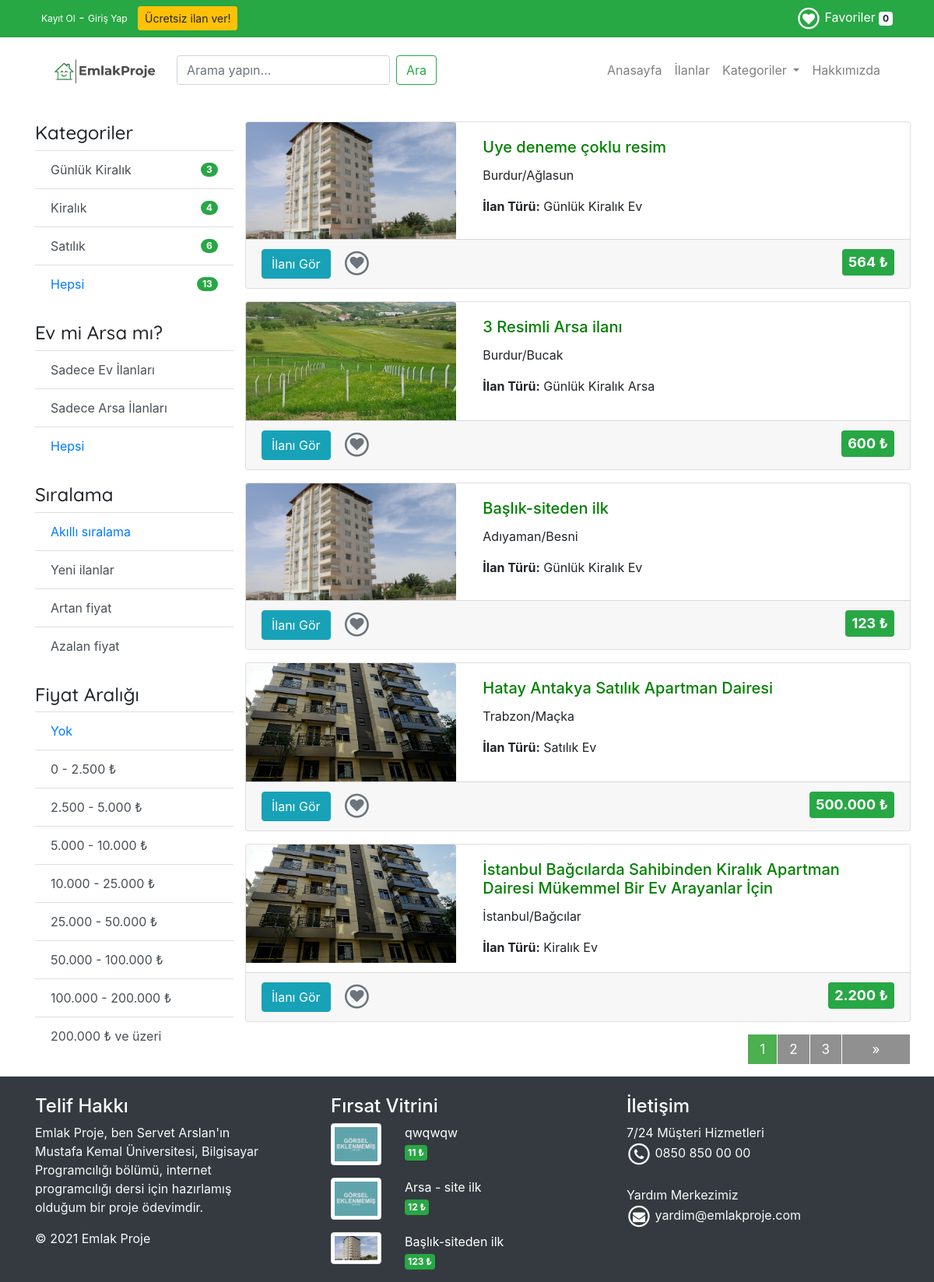
/urunler.php, run on the app's committed database.
### tables this page shows
CREATE TABLE `logo` (
  `logo_id` int(11) NOT NULL,
  `logo_aciklama` varchar(50) NOT NULL,
  `logo_baglanti` varchar(500) NOT NULL,
  `logo_k_durum` int(11) NOT NULL
);

CREATE TABLE `kategoriler` (
  `id` int(11) NOT NULL,
  `kategoriadi` varchar(128) NOT NULL,
  `aciklama` text NOT NULL
);

CREATE TABLE `urunler` (
  `id` int(11) NOT NULL,
  `urunadi` varchar(128) NOT NULL,
  `il_id` int(11) NOT NULL,
  `ilce_id` int(11) NOT NULL,
  `evarsa_id` int(11) NOT NULL,
  `aciklama` text NOT NULL,
  `fiyat` double NOT NULL,
  `giris_tarihi` datetime NOT NULL,
  `dzltm_tarihi` timestamp NOT NULL DEFAULT current_timestamp() ON UPDATE current_timestamp(),
  `resim` varchar(128) DEFAULT NULL,
  `resim_iki` varchar(128) NOT NULL,
  `resim_uc` varchar(128) NOT NULL,
  `resim_dort` varchar(128) NOT NULL,
  `kategori_id` int(11) DEFAULT NULL,
  `onay` varchar(1) NOT NULL DEFAULT '0'
);

CREATE TABLE `il` (
  `id` int(11) NOT NULL,
  `sehir` varchar(50) DEFAULT NULL
);

CREATE TABLE `ilce` (
  `id` int(11) NOT NULL,
  `ilce` varchar(55) DEFAULT NULL,
  `il_id` int(11) NOT NULL
);

CREATE TABLE `evarsa` (
  `id` int(11) NOT NULL,
  `ilanTuru` varchar(50) NOT NULL
);

### urunler.php (the view, shortened to what this page needs)
<?php include "header.php"; ?>
 <div class="container mt-4">
 <div class="row">
 <div class="col-md-3">
 <div>
 <h4 class="baslik">Kategoriler</h4>
 <ul class="list-group list-group-flush">
 <?php
 $sayfa = isset($_GET['sayfa']) ? $_GET['sayfa'] : 1;
 $sayfa_kayit_sayisi = 5;
 $ilk_kayit_no = ($sayfa_kayit_sayisi * $sayfa) - $sayfa_kayit_sayisi;
 $aranan=isset($_GET["aranan"]) ? $_GET["aranan"]:"";
 $kategori=isset($_GET["id"]) ? $_GET["id"]:"";
 $siralama=isset($_GET["siralama"]) ? $_GET["siralama"]:"akilli";
 $fiyat=isset($_GET["fiyat"]) ? $_GET["fiyat"]:"0";
 $evarsa_id=isset($_GET["evarsa_id"]) ? $_GET["evarsa_id"]:"3";
 $parametre="&aranan=$aranan&siralama=$siralama&fiyat=$fiyat&evarsa_id=$evarsa_id&sayfa=1";
 include 'config/vtabani.php';
 $sorgu='SELECT kategoriler.*, COUNT(urunler.id) AS adet FROM kategoriler LEFT JOIN urunler ON kategoriler.id=urunler.kategori_id WHERE urunler.onay="1" GROUP BY kategoriler.id ORDER BY kategoriler.kategoriadi';
 $stmt = $con->prepare($sorgu);
 $stmt->execute();
 $veri = $stmt->fetchAll(PDO::FETCH_ASSOC);
 $toplam=0;
 foreach ($veri as $kayit) { ?>
 <a href="urunler.php?id=<?php echo $kayit["id"];echo $parametre ?>" class="list-group-item d-flex justify-content-between align-items-center list-group-item-action<?php echo $kategori==$kayit["id"] ? "active":""; ?>" > <?php echo $kayit["kategoriadi"]; ?>
 <span class="badge badge-success badge-pill"><?php echo $kayit["adet"] ?></span>
 </a>
 <?php $toplam+=$kayit["adet"]; } ?>
 <a href="urunler.php?id=<?php echo $parametre ?>" class="list-group-item d-flex justify-content-between align-items-center list-group-item-action<?php echo $kategori=="" ? "active":""; ?>">Hepsi
 <span class="badge badge-success badge-pill"><?php echo $toplam ?></span>
 </a>
 </ul>
</div>
 <div class="pt-4">
 <h4 class="baslik">Ev mi Arsa mı?</h4>
 <div class="list-group list-group-flush">
 <?php $parametre="&aranan=$aranan&id=$kategori&siralama=$siralama&fiyat=$fiyat&sayfa=1"; ?>
 <a href="urunler.php?evarsa_id=1<?php echo $parametre ?>" class="list-group-item
list-group-item-action<?php echo $evarsa_id=="1" ? "active":""; ?>">Sadece Ev İlanları</a>
 <a href="urunler.php?evarsa_id=2<?php echo $parametre ?>" class="list-group-item
list-group-item-action<?php echo $evarsa_id=="2" ? "active":""; ?>">Sadece Arsa İlanları</a>
<a href="urunler.php?evarsa_id=3<?php echo $parametre ?>" class="list-group-item
list-group-item-action<?php echo $evarsa_id=="3" ? "active":""; ?>">Hepsi</a>
 </div>
 </div>
 <div class="pt-4">
 <h4 class="baslik">Sıralama</h4>
 <div class="list-group list-group-flush">
 <?php $parametre="&aranan=$aranan&id=$kategori&fiyat=$fiyat&evarsa_id=$evarsa_id&sayfa=1"; ?>
 <a href="urunler.php?siralama=akilli<?php echo $parametre ?>" class="list-group-item list-group-item-action<?php echo $siralama=="akilli" ? "active":"";
?>">Akıllı sıralama</a>
 <a href="urunler.php?siralama=yeni<?php echo $parametre ?>" class="list-group-item list-group-item-action<?php echo $siralama=="yeni" ? "active":""; ?>">Yeni
ilanlar</a>
<a href="urunler.php?siralama=artan<?php echo $parametre ?>" class="list-group-item list-group-item-action<?php echo $siralama=="artan" ? "active":"";
?>">Artan fiyat</a>
 <a href="urunler.php?siralama=azalan<?php echo $parametre ?>" class="list-group-item list-group-item-action<?php echo $siralama=="azalan" ? "active":"";
?>">Azalan fiyat</a>
 </div>
</div>
 <div class="pt-4">
 <h4 class="baslik">Fiyat Aralığı</h4>
 <div class="list-group list-group-flush">
 <?php $parametre="&aranan=$aranan&id=$kategori&siralama=$siralama&evarsa_id=$evarsa_id&sayfa=1"; ?>
 <a href="urunler.php?fiyat=0<?php echo $parametre ?>" class="list-group-item
list-group-item-action<?php echo $fiyat=="0" ? "active":""; ?>">Yok</a>
 <a href="urunler.php?fiyat=1<?php echo $parametre ?>" class="list-group-item
list-group-item-action<?php echo $fiyat=="1" ? "active":""; ?>">0 - 2.500 &#8378;</a>
 <a href="urunler.php?fiyat=2<?php echo $parametre ?>" class="list-group-item
list-group-item-action<?php echo $fiyat=="2" ? "active":""; ?>">2.500 - 5.000
&#8378;</a>
 <a href="urunler.php?fiyat=3<?php echo $parametre ?>" class="list-group-item
list-group-item-action<?php echo $fiyat=="3" ? "active":""; ?>">5.000 - 10.000
&#8378;</a>
 <a href="urunler.php?fiyat=4<?php echo $parametre ?>" class="list-group-item
list-group-item-action<?php echo $fiyat=="4" ? "active":""; ?>">10.000 - 25.000
&#8378;</a>
 <a href="urunler.php?fiyat=5<?php echo $parametre ?>" class="list-group-item
list-group-item-action<?php echo $fiyat=="5" ? "active":""; ?>">25.000 - 50.000
&#8378;</a>
 <a href="urunler.php?fiyat=6<?php echo $parametre ?>" class="list-group-item
list-group-item-action<?php echo $fiyat=="6" ? "active":""; ?>">50.000 - 100.000
&#8378;</a>
<a href="urunler.php?fiyat=7<?php echo $parametre ?>" class="list-group-item
list-group-item-action<?php echo $fiyat=="7" ? "active":""; ?>">100.000 - 200.000
&#8378;</a>
<a href="urunler.php?fiyat=8<?php echo $parametre ?>" class="list-group-item
list-group-item-action<?php echo $fiyat=="8" ? "active":""; ?>">200.000
&#8378; ve üzeri</a>
 </div>
 </div>
 </div>
 <div class="col-md-9">
 <div class="row">
 <?php
 switch($siralama){
 default: $orderby="dzltm_tarihi desc";
 }
 switch($evarsa_id){
 case '3': $where_evarsa_id="evarsa_id='1' or evarsa_id='2'";break;
 }
 if($aranan!="") $where3="urunadi like '%$aranan%'"; else $where3="urunadi like '%'";
 if(isset($where1) && isset($where2) && isset($where_evarsa_id)) {$where="(".$where1.") and (".$where2.") and (".$where3.") and (".$where_evarsa_id.")";}
 elseif(isset($where2) && isset($where_evarsa_id)) {$where="(".$where_evarsa_id.") and (".$where2.") and (".$where3.")";}
 elseif(isset($where1) && isset($where_evarsa_id)) {$where="(".$where1.") and (".$where3.") and (".$where_evarsa_id.")";}
 elseif(isset($where1)) {$where="(".$where1.") and (".$where3.")";}
 elseif(isset($where2)) {$where="(".$where2.") and (".$where3.")";}
 elseif(isset($where_evarsa_id)) {$where="(".$where_evarsa_id.") and (".$where3.")";}
 else {$where=$where3;}
 include 'config/vtabani.php';
 $sorgu="SELECT urunler.*, il.sehir, ilce.ilce, evarsa.ilanTuru, kategoriler.kategoriadi
 FROM urunler
 LEFT JOIN il ON urunler.il_id=il.id
 LEFT JOIN ilce ON urunler.ilce_id=ilce.id
 LEFT JOIN evarsa ON urunler.evarsa_id=evarsa.id
 LEFT JOIN kategoriler ON urunler.kategori_id=kategoriler.id
 WHERE urunler.onay='1' AND $where ORDER BY $orderby LIMIT :ilk_kayit_no, :sayfa_kayit_sayisi";
 $stmt = $con->prepare($sorgu);
 $stmt->bindParam(":ilk_kayit_no", $ilk_kayit_no, PDO::PARAM_INT);
 $stmt->bindParam(":sayfa_kayit_sayisi", $sayfa_kayit_sayisi, PDO::PARAM_INT);
 $stmt->execute();
 $veri = $stmt->fetchAll(PDO::FETCH_ASSOC);
 $sayi = $stmt->rowCount();
 if($sayi>0){
 foreach ($veri as $kayit) { ?>
<div class="card mb-3" style="max-width: 940px;">
  <div class="row no-gutters">
    <div class="col-md-4">
		<a href="urundetay.php?id=<?php echo $kayit['id']?>">
			<?php echo $kayit['resim'] ? "<img src='content/images/".$kayit['resim']."' alt='".$kayit['urunadi']."' style='max-height:100%;max-width:95%;' class='card-img-top' />":"<img src='content/images/gorsel-yok.jpg' style='max-height:100%;max-width:95%;' class='card-img-top' />"; ?>
		</a>
    </div>
    <div class="col-md-8">
      <div class="card-body">
        <a href="urundetay.php?id=<?php echo $kayit['id']?>" style="color:green;"><h5 class="card-title"><?php echo $kayit['urunadi']?></h5></a>
        <p class="card-text"><?php echo $kayit['sehir']."/".$kayit['ilce']?></p>
		<p class="card-text"><?php echo "<b>İlan Türü:</b> ".$kayit['kategoriadi']." ".$kayit['ilanTuru']?></p>
      </div>
    </div>
  </div>
  <div class="card-footer text-muted" style="max-width: 940px;">
		<a style="text-decoration:none; color:#212529;" class='btn btn-info text-white pull-left mr-3' href="urundetay.php?id=<?php echo $kayit['id']?>">
		İlanı Gör
		</a>
		<a title="Favorile" href="#" style="text-decoration:none;font-size:18px;" class="text-secondary favori-ekle pull-left" id="<?php echo $kayit['id']?>">
		<span class="fa-stack fa-1x">
		<i class="fa fa-circle-thin fa-stack-2x"></i>
		<i class="fa fa-heart fa-stack-1x"></i>
		</span></a>
		<span style="font-size:18px;" class="badge badge-success p-2 pull-right"><?php echo number_format($kayit['fiyat'], 0, ',', '.')?> &#8378;</span>
	</div>
</div>
 <?php } ?>
</div>
<div class="row">
 <?php
 include_once "sayfalama.php";
 }
 ?>
 </div>
 </div>
 </div>
 </div>
<?php include "footer.php"; ?>

### header.php (shortened to what this page needs)
<?php
 include 'config/vtabani.php';
 try {
 $sorgu = "SELECT logo_baglanti FROM logo WHERE logo_k_durum=1";
 $stmt = $con->prepare( $sorgu );
 $stmt->execute();
 $kayit = $stmt->fetch(PDO::FETCH_ASSOC);
 $logo_baglanti = $kayit['logo_baglanti'];
 }
 catch(PDOException $exception){
 die('HATA: ' . $exception->getMessage());
 }
?>
<!doctype html>
<html lang="tr">
 <head>
 <link rel="stylesheet" href="https://stackpath.bootstrapcdn.com/bootstrap/4.1.3/css/bootstrap.min.css">
 <link rel="stylesheet" href="content/css/font-awesome-4.7.0/css/font-awesome.min.css">
 <link rel="stylesheet" type="text/css" href="content/css/style.css">
 </head>
 <body>
 <div class="container-fluid bg-success">
 <div class="container">
 <div class="row p-2">
 <div class="col-md-8">
 <div class="text-white">
 <?php if(!isset($_SESSION["kullanici_loginkey"]) || empty($_SESSION["kullanici_loginkey"])){ ?>
	<a class="link1" style="font-size:12px;" href="kayit.php">Kayıt Ol</a> - <a class="link1" style="font-size:12px;" href="giris.php">Giriş Yap</a>
	<a class="btn btn-warning btn-sm" href="kayit.php?islem=girisYokilanver" role="button">Ücretsiz ilan ver!</a>
 <?php } ?>
 </div>
 </div>
 <div class="col-md-4 text-right text-white">
 <a class="link1" href="favorilerim.php">
 <span class="fa-stack fa-1x">
 <i class="fa fa-circle-thin fa-stack-2x"></i>
 <i class="fa fa-heart fa-stack-1x"></i>
 </span> Favoriler
 <span class="badge badge-light" id="urun-sayisi">
 <?php
 if(isset($_SESSION['favori']) || !empty($_SESSION['favori'])){
	$urun_sayisi=count($_SESSION['favori']);
	echo $urun_sayisi;
 }else{echo 0;}
 ?>
</span>
 </a>
 </div>
 </div>
 </div>
</div>
 <div class="container">
 <nav class="navbar navbar-expand-lg navbar-light bg-white">
 <a class="navbar-brand" href="index.php">
 <img src="content/images/<?php echo $logo_baglanti; ?>" alt="Logo" style="width:150px;position:relative;">
 </a>
 <div class="collapse navbar-collapse" id="navbarSupportedContent">
 <form class="form-inline my-2 my-lg-0" action="urunler.php" method="get"
name="form_ara">
 <input class="form-control mr-sm-2" type="search" placeholder="Arama yapın..." aria-label="Ara" name="aranan">
 <button class="btn btn-outline-success my-2 my-sm-0" type="submit">Ara</button>
 </form>
 <ul class="navbar-nav ml-auto">
 <li class="nav-item">
 <a class="nav-link" href="index.php">Anasayfa </a>
 </li>
 <li class="nav-item">
 <a class="nav-link" href="urunler.php">İlanlar</a>
 </li>
 <li class="nav-item dropdown">
 <a class="nav-link dropdown-toggle" href="#" id="navbarDropdown" role="button" data-toggle="dropdown" aria-haspopup="true" aria-expanded="false">
 Kategoriler
 </a>
 </li>
 <li class="nav-item">
 <a class="nav-link" href="hakkimizda.php">Hakkımızda</a>
 </li>
 </ul>
 </div>
 </nav>
</div>

### footer.php (shortened to what this page needs)
 <link rel="stylesheet" href="content/css/font-awesome-4.7.0/css/font-awesome.min.css">
<div class="container-fluid bg-dark">
 <div class="container pt-4">
 <div class="row">
 <div class="col-md-4">
 <h4 class="text-white">Telif Hakkı</h4>
 <p class="text-light">Emlak Proje, ben Servet Arslan'ın<br/>
 Mustafa Kemal Üniversitesi, Bilgisayar<br/>
 Programcılığı bölümü, internet<br/>
 programcılığı dersi için hazırlamış<br/>
 olduğum bir proje ödevimdir.
 <p class="text-light">
 © 2021 Emlak Proje</p>
 </p>
 </div>
 <div class="col-md-4">
 <h4 class="text-white">Fırsat Vitrini</h4>
 <?php
 include 'config/vtabani.php';
 $sorgu='SELECT id, urunadi, fiyat, resim FROM urunler WHERE onay="1" ORDER BY fiyat LIMIT 0,3';
 $stmt = $con->prepare($sorgu);
 $stmt->execute();
 $veri = $stmt->fetchAll(PDO::FETCH_ASSOC);
 foreach ($veri as $kayit) { ?>
 <div class="row mb-3">
 <div class="col-md-3">
<?php echo $kayit['resim'] ? "<img src='content/images/".$kayit['resim']."' alt='".$kayit['urunadi']."' class='img-fluid
img-thumbnail' />":"<img src='content/images/gorsel-yok.jpg' class='img-fluid img-thumbnail' />"; ?>
 </div>
 <div class="col-md-9">
 <a href="urundetay.php?id=<?php echo $kayit['id']?>" class="link1">
 <p class="firsat"><?php echo $kayit['urunadi']?></p>
 </a>
 <span class="badge badge-success p-1">
 <?php echo number_format($kayit['fiyat'], 0, ',', '.'); ?> &#8378;</span>
 </div>
 </div>
 <?php }
?>
 </div>
 <div class="col-md-4">
 <h4 class="text-white">İletişim</h4>
 <p class="text-light">
	7/24 Müşteri Hizmetleri<br/>
	<span class="fa-stack fa-1x">
	<i class="fa fa-circle-thin fa-stack-2x"></i>
	<i class="fa fa-phone fa-stack-1x"></i>
	</span> 0850 850 00 00
	<br/><br/>
	Yardım Merkezimiz<br/>
	<span class="fa-stack fa-1x">
	<i class="fa fa-circle-thin fa-stack-2x"></i>
	<i class="fa fa-envelope fa-stack-1x"></i>
	</span> yardim@emlakproje.com
 </p>
 </div>
 </div>
 </div>
</div>
</body>
</html>

### content/css/style.css (style rules this page uses)
.link1 { text-decoration: none; color: white; }
p.firsat { margin: 0; padding: 0; }
.baslik { font-family: 'Quicksand', sans-serif; }

### data on the page
logo: logo_baglanti (picture)
kategoriler: kategoriadi "Günlük Kiralık", adet "3"
kategoriler: kategoriadi "Kiralık", adet "4"
kategoriler: kategoriadi "Satılık", adet "6"
urunler: resim (picture), urunadi "Uye deneme çoklu resim", il.sehir "Burdur", ilce.ilce "Ağlasun", kategori.kategoriadi "Günlük Kiralık", evarsa.ilanTuru "Ev", fiyat "564"
urunler: resim (picture), urunadi "3 Resimli Arsa ilanı", il.sehir "Burdur", ilce.ilce "Bucak", kategori.kategoriadi "Günlük Kiralık", evarsa.ilanTuru "Arsa", fiyat "600"
urunler: resim (picture), urunadi "Başlık-siteden ilk", il.sehir "Adıyaman", ilce.ilce "Besni", kategori.kategoriadi "Günlük Kiralık", evarsa.ilanTuru "Ev", fiyat "123"
urunler: resim (picture), urunadi "Hatay Antakya Satılık Apartman Dairesi", il.sehir "Trabzon", ilce.ilce "Maçka", kategori.kategoriadi "Satılık", evarsa.ilanTuru "Ev", fiyat "500.000"
urunler: resim (picture), urunadi "İstanbul Bağcılarda Sahibinden Kiralık Apartman Dairesi Mükemmel Bir Ev Arayanlar İçin", il.sehir "İstanbul", ilce.ilce "Bağcılar", kategori.kategoriadi "Kiralık", evarsa.ilanTuru "Ev", fiyat "2.200"
urunler: urunadi "qwqwqw", fiyat "11"
urunler: urunadi "Arsa - site ilk", fiyat "12"

### other printed values
$urun_sayisi "0"
$toplam "13"
